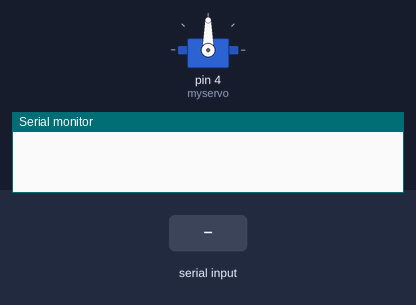
A sketch run on a simulated Arduino Uno, built with avr-gcc and run on an emulated ATmega328P. Shown: servo, the last lines printed to the serial monitor. Inputs (shaded band) come from the test bench.

Above: at 1.2 s.
1.3 s: "90,45\n" received over Serial
At 2.5 s:
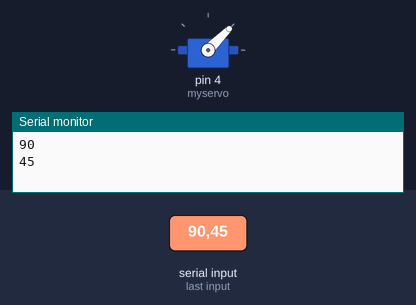
2.8 s: "30,150\n" received over Serial
At 3.7 s:
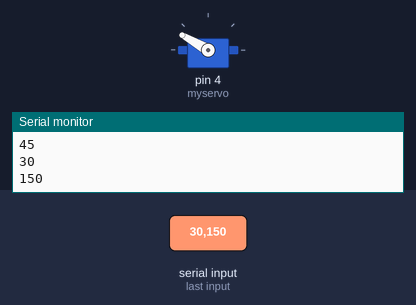
4.3 s: "5\n" received over Serial
At 4.6 s:
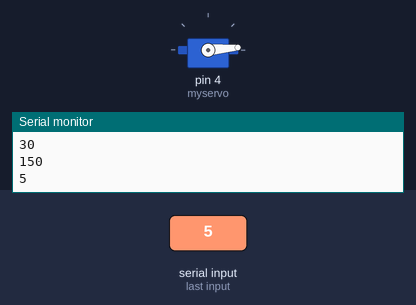
5.8 s: "200\n" received over Serial
At 7.0 s:
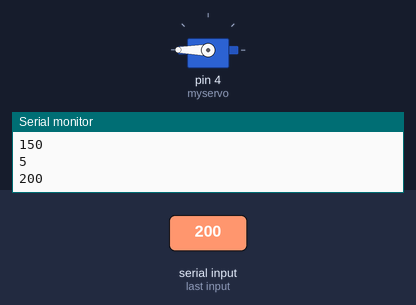
7.3 s: "90\n" received over Serial
At 8.1 s:
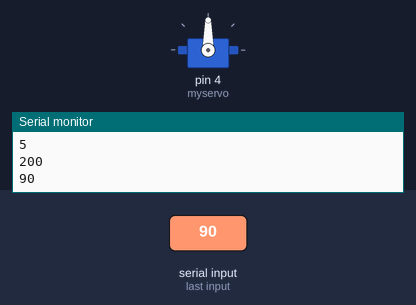
Timing chart, 0 to 9.8 s (numbered marks = the images above; inputs shaded):
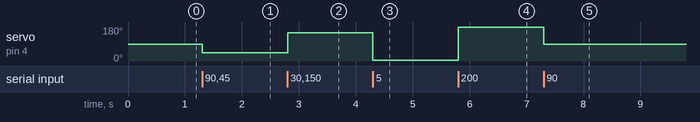

The sketch:

TestCode.ino
```cpp
#include <Servo.h>

Servo myservo;  // create servo object to control a servo
// twelve servo objects can be created on most boards

int pos = 0;    // variable to store the servo position

void setup() {
  Serial.begin(9600);
  myservo.attach(4);  // attaches the servo on pin 9 to the servo object
}

void loop() {
  while (Serial.available()>1)
{
  int c = Serial.parseInt();
    Serial.println(c);
    myservo.write(c);
  }
}
```

Measured:
- after the input at 1.3 s, servo on pin 4 (myservo): 90° → 45° at once
- after the input at 2.8 s, servo on pin 4 (myservo): 45° → 150° at once
- after the input at 4.3 s, servo on pin 4 (myservo): 150° → 5° at once
- after the input at 5.8 s, servo on pin 4 (myservo): 5° → 180° at once
- after the input at 7.3 s, servo on pin 4 (myservo): 180° → 90° at once
